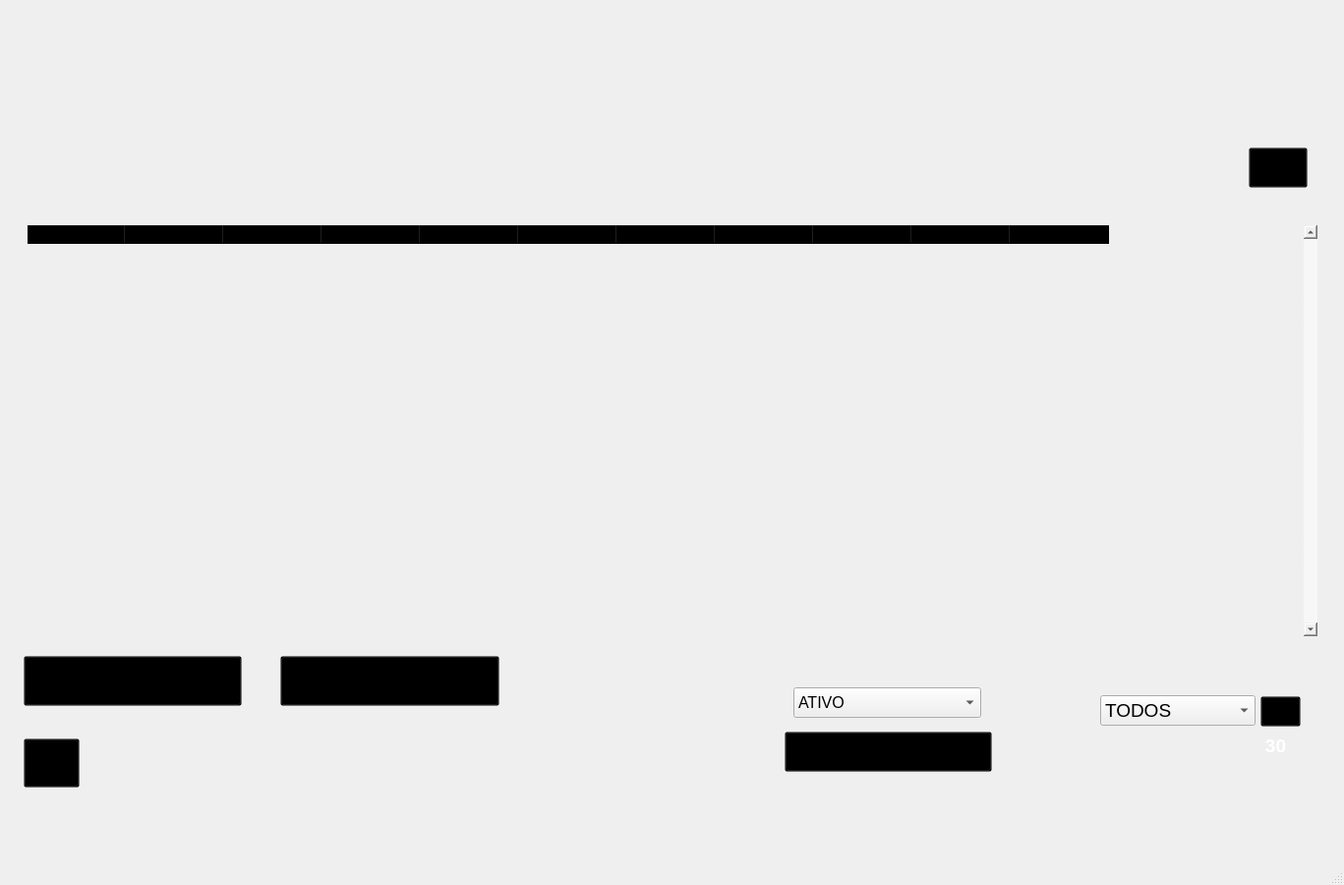
<?xml version="1.0" encoding="UTF-8"?>
<ui version="4.0">
 <class>MainWindow</class>
 <widget class="QMainWindow" name="MainWindow">
  <property name="geometry">
   <rect>
    <x>0</x>
    <y>0</y>
    <width>1367</width>
    <height>900</height>
   </rect>
  </property>
  <property name="windowTitle">
   <string>Gerenciar Cliente</string>
  </property>
  <widget class="QWidget" name="centralwidget">
   <widget class="QPushButton" name="pushButton_3">
    <property name="geometry">
     <rect>
      <x>798</x>
      <y>744</y>
      <width>211</width>
      <height>41</height>
     </rect>
    </property>
    <property name="cursor">
     <cursorShape>OpenHandCursor</cursorShape>
    </property>
    <property name="styleSheet">
     <string notr="true">background-color: transparent;</string>
    </property>
    <property name="text">
     <string/>
    </property>
   </widget>
   <widget class="QPushButton" name="pushButton_4">
    <property name="geometry">
     <rect>
      <x>24</x>
      <y>667</y>
      <width>222</width>
      <height>51</height>
     </rect>
    </property>
    <property name="cursor">
     <cursorShape>OpenHandCursor</cursorShape>
    </property>
    <property name="styleSheet">
     <string notr="true">background-color: transparent;</string>
    </property>
    <property name="text">
     <string/>
    </property>
   </widget>
   <widget class="QPushButton" name="pushButton_5">
    <property name="geometry">
     <rect>
      <x>24</x>
      <y>751</y>
      <width>57</width>
      <height>50</height>
     </rect>
    </property>
    <property name="cursor">
     <cursorShape>OpenHandCursor</cursorShape>
    </property>
    <property name="styleSheet">
     <string notr="true">background-color: transparent;</string>
    </property>
    <property name="text">
     <string/>
    </property>
   </widget>
   <widget class="QPushButton" name="pushButton_6">
    <property name="geometry">
     <rect>
      <x>285</x>
      <y>667</y>
      <width>223</width>
      <height>51</height>
     </rect>
    </property>
    <property name="cursor">
     <cursorShape>OpenHandCursor</cursorShape>
    </property>
    <property name="styleSheet">
     <string notr="true">background-color: transparent;</string>
    </property>
    <property name="text">
     <string/>
    </property>
   </widget>
   <widget class="QTableWidget" name="tableWidget">
    <property name="geometry">
     <rect>
      <x>28</x>
      <y>229</y>
      <width>1312</width>
      <height>418</height>
     </rect>
    </property>
    <property name="font">
     <font>
      <pointsize>10</pointsize>
     </font>
    </property>
    <property name="layoutDirection">
     <enum>Qt::LeftToRight</enum>
    </property>
    <property name="styleSheet">
     <string notr="true">background-color: transparent;</string>
    </property>
    <property name="frameShape">
     <enum>QFrame::NoFrame</enum>
    </property>
    <property name="verticalScrollBarPolicy">
     <enum>Qt::ScrollBarAlwaysOn</enum>
    </property>
    <property name="editTriggers">
     <set>QAbstractItemView::NoEditTriggers</set>
    </property>
    <property name="tabKeyNavigation">
     <bool>true</bool>
    </property>
    <property name="columnCount">
     <number>11</number>
    </property>
    <property name="horizontalHeaderSectionSizez" stdset="0">
     <number>9</number>
    </property>
    <attribute name="horizontalHeaderVisible">
     <bool>true</bool>
    </attribute>
    <attribute name="horizontalHeaderCascadingSectionResizes">
     <bool>true</bool>
    </attribute>
    <attribute name="horizontalHeaderDefaultSectionSize">
     <number>100</number>
    </attribute>
    <attribute name="horizontalHeaderHighlightSections">
     <bool>true</bool>
    </attribute>
    <attribute name="horizontalHeaderMinimumSectionSize">
     <number>23</number>
    </attribute>
    <attribute name="horizontalHeaderShowSortIndicator" stdset="0">
     <bool>true</bool>
    </attribute>
    <attribute name="horizontalHeaderStretchLastSection">
     <bool>false</bool>
    </attribute>
    <attribute name="verticalHeaderVisible">
     <bool>false</bool>
    </attribute>
    <attribute name="verticalHeaderShowSortIndicator" stdset="0">
     <bool>true</bool>
    </attribute>
    <attribute name="verticalHeaderStretchLastSection">
     <bool>false</bool>
    </attribute>
    <column>
     <property name="text">
      <string notr="true">ID </string>
     </property>
     <property name="font">
      <font>
       <pointsize>10</pointsize>
       <weight>75</weight>
       <bold>true</bold>
      </font>
     </property>
    </column>
    <column>
     <property name="text">
      <string>NOME </string>
     </property>
     <property name="font">
      <font>
       <pointsize>10</pointsize>
       <weight>75</weight>
       <bold>true</bold>
      </font>
     </property>
    </column>
    <column>
     <property name="text">
      <string>E-MAIL</string>
     </property>
     <property name="font">
      <font>
       <weight>75</weight>
       <bold>true</bold>
      </font>
     </property>
    </column>
    <column>
     <property name="text">
      <string>NOME DE USU.</string>
     </property>
     <property name="font">
      <font>
       <pointsize>10</pointsize>
       <weight>75</weight>
       <bold>true</bold>
      </font>
     </property>
    </column>
    <column>
     <property name="text">
      <string>CPF</string>
     </property>
     <property name="font">
      <font>
       <pointsize>10</pointsize>
       <weight>75</weight>
       <bold>true</bold>
      </font>
     </property>
    </column>
    <column>
     <property name="text">
      <string>BAIRRO</string>
     </property>
     <property name="font">
      <font>
       <pointsize>10</pointsize>
       <weight>75</weight>
       <bold>true</bold>
      </font>
     </property>
    </column>
    <column>
     <property name="text">
      <string>CIDADE</string>
     </property>
     <property name="font">
      <font>
       <pointsize>10</pointsize>
       <weight>75</weight>
       <bold>true</bold>
      </font>
     </property>
    </column>
    <column>
     <property name="text">
      <string>ESTADO</string>
     </property>
     <property name="font">
      <font>
       <pointsize>10</pointsize>
       <weight>75</weight>
       <bold>true</bold>
      </font>
     </property>
    </column>
    <column>
     <property name="text">
      <string>TELEFONE</string>
     </property>
     <property name="font">
      <font>
       <pointsize>10</pointsize>
       <weight>75</weight>
       <bold>true</bold>
      </font>
     </property>
    </column>
    <column>
     <property name="text">
      <string>DATA DE N.</string>
     </property>
     <property name="font">
      <font>
       <pointsize>10</pointsize>
       <weight>75</weight>
       <bold>true</bold>
      </font>
     </property>
    </column>
    <column>
     <property name="text">
      <string>STATUS</string>
     </property>
     <property name="font">
      <font>
       <pointsize>10</pointsize>
       <weight>75</weight>
       <bold>true</bold>
      </font>
     </property>
    </column>
   </widget>
   <widget class="QLabel" name="label">
    <property name="geometry">
     <rect>
      <x>0</x>
      <y>0</y>
      <width>1400</width>
      <height>850</height>
     </rect>
    </property>
    <property name="text">
     <string/>
    </property>
    <property name="pixmap">
     <pixmap>../Telas TRAB/Gerenciar Clientes.png</pixmap>
    </property>
    <property name="scaledContents">
     <bool>true</bool>
    </property>
   </widget>
   <widget class="QLabel" name="label_3">
    <property name="geometry">
     <rect>
      <x>1267</x>
      <y>743</y>
      <width>61</width>
      <height>31</height>
     </rect>
    </property>
    <property name="font">
     <font>
      <pointsize>14</pointsize>
      <weight>75</weight>
      <bold>true</bold>
      <underline>false</underline>
      <strikeout>false</strikeout>
     </font>
    </property>
    <property name="mouseTracking">
     <bool>false</bool>
    </property>
    <property name="focusPolicy">
     <enum>Qt::NoFocus</enum>
    </property>
    <property name="layoutDirection">
     <enum>Qt::LeftToRight</enum>
    </property>
    <property name="styleSheet">
     <string notr="true">color: rgb(255, 255, 255);</string>
    </property>
    <property name="frameShape">
     <enum>QFrame::NoFrame</enum>
    </property>
    <property name="text">
     <string>30</string>
    </property>
    <property name="alignment">
     <set>Qt::AlignCenter</set>
    </property>
   </widget>
   <widget class="QComboBox" name="comboBox">
    <property name="geometry">
     <rect>
      <x>807</x>
      <y>699</y>
      <width>191</width>
      <height>31</height>
     </rect>
    </property>
    <property name="font">
     <font>
      <pointsize>12</pointsize>
     </font>
    </property>
    <item>
     <property name="text">
      <string>ATIVO</string>
     </property>
    </item>
    <item>
     <property name="text">
      <string>INATIVO</string>
     </property>
    </item>
   </widget>
   <widget class="QLineEdit" name="lineEdit_3">
    <property name="geometry">
     <rect>
      <x>675</x>
      <y>174</y>
      <width>210</width>
      <height>22</height>
     </rect>
    </property>
    <property name="font">
     <font>
      <pointsize>12</pointsize>
     </font>
    </property>
    <property name="styleSheet">
     <string notr="true">background-color: transparent;</string>
    </property>
    <property name="frame">
     <bool>false</bool>
    </property>
   </widget>
   <widget class="QLineEdit" name="lineEdit_4">
    <property name="geometry">
     <rect>
      <x>978</x>
      <y>172</y>
      <width>220</width>
      <height>22</height>
     </rect>
    </property>
    <property name="font">
     <font>
      <pointsize>12</pointsize>
     </font>
    </property>
    <property name="styleSheet">
     <string notr="true">background-color: transparent;</string>
    </property>
    <property name="frame">
     <bool>false</bool>
    </property>
   </widget>
   <widget class="QComboBox" name="comboBox_2">
    <property name="geometry">
     <rect>
      <x>1119</x>
      <y>707</y>
      <width>158</width>
      <height>31</height>
     </rect>
    </property>
    <property name="font">
     <font>
      <pointsize>14</pointsize>
     </font>
    </property>
    <item>
     <property name="text">
      <string>TODOS</string>
     </property>
    </item>
    <item>
     <property name="text">
      <string>ATIVO</string>
     </property>
    </item>
    <item>
     <property name="text">
      <string>INATIVO</string>
     </property>
    </item>
   </widget>
   <widget class="QPushButton" name="pushButton_2">
    <property name="geometry">
     <rect>
      <x>1282</x>
      <y>708</y>
      <width>41</width>
      <height>31</height>
     </rect>
    </property>
    <property name="cursor">
     <cursorShape>OpenHandCursor</cursorShape>
    </property>
    <property name="styleSheet">
     <string notr="true">background-color:transparent;</string>
    </property>
    <property name="text">
     <string/>
    </property>
   </widget>
   <widget class="QLineEdit" name="lineEdit">
    <property name="geometry">
     <rect>
      <x>55</x>
      <y>173</y>
      <width>231</width>
      <height>22</height>
     </rect>
    </property>
    <property name="font">
     <font>
      <pointsize>12</pointsize>
     </font>
    </property>
    <property name="styleSheet">
     <string notr="true">background-color: transparent;</string>
    </property>
    <property name="frame">
     <bool>false</bool>
    </property>
   </widget>
   <widget class="QLineEdit" name="lineEdit_2">
    <property name="geometry">
     <rect>
      <x>368</x>
      <y>173</y>
      <width>220</width>
      <height>23</height>
     </rect>
    </property>
    <property name="font">
     <font>
      <pointsize>12</pointsize>
     </font>
    </property>
    <property name="styleSheet">
     <string notr="true">background-color: transparent;</string>
    </property>
    <property name="frame">
     <bool>false</bool>
    </property>
   </widget>
   <widget class="QPushButton" name="pushButton">
    <property name="geometry">
     <rect>
      <x>1270</x>
      <y>150</y>
      <width>60</width>
      <height>41</height>
     </rect>
    </property>
    <property name="cursor">
     <cursorShape>OpenHandCursor</cursorShape>
    </property>
    <property name="styleSheet">
     <string notr="true">background-color: transparent;</string>
    </property>
    <property name="text">
     <string/>
    </property>
   </widget>
   <zorder>label</zorder>
   <zorder>pushButton_3</zorder>
   <zorder>pushButton_4</zorder>
   <zorder>pushButton_5</zorder>
   <zorder>pushButton_6</zorder>
   <zorder>tableWidget</zorder>
   <zorder>label_3</zorder>
   <zorder>comboBox</zorder>
   <zorder>lineEdit_3</zorder>
   <zorder>lineEdit_4</zorder>
   <zorder>comboBox_2</zorder>
   <zorder>pushButton_2</zorder>
   <zorder>lineEdit</zorder>
   <zorder>lineEdit_2</zorder>
   <zorder>pushButton</zorder>
  </widget>
  <widget class="QMenuBar" name="menubar">
   <property name="geometry">
    <rect>
     <x>0</x>
     <y>0</y>
     <width>1367</width>
     <height>21</height>
    </rect>
   </property>
  </widget>
  <widget class="QStatusBar" name="statusbar"/>
 </widget>
 <resources/>
 <connections/>
</ui>
